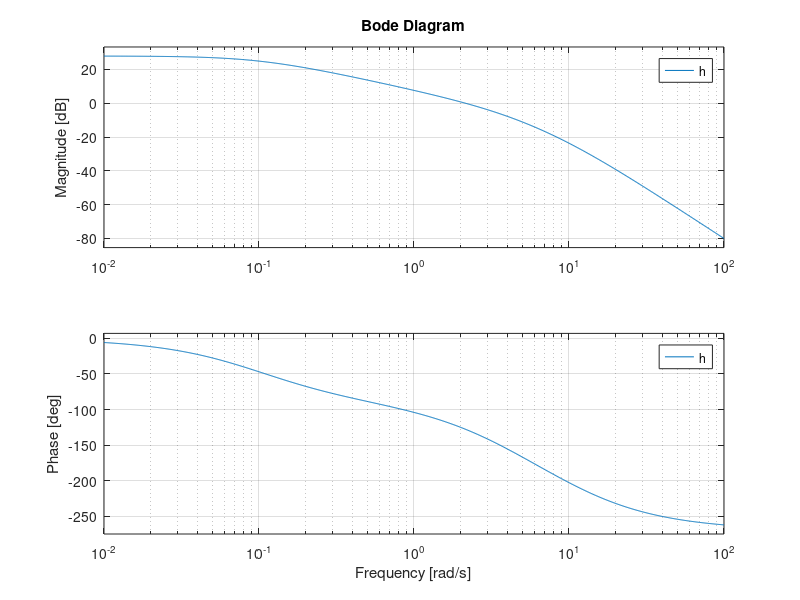

The MATLAB script that drew this image: (Note: this script raises an error after producing the figure.)
h = tf([100],[1 14.1 41.4 4]);
bode(h);
w = linspace(0,10*pi,128);
m = allmargin(h)
GainMargins_dB = mag2db(m.GainMargin)